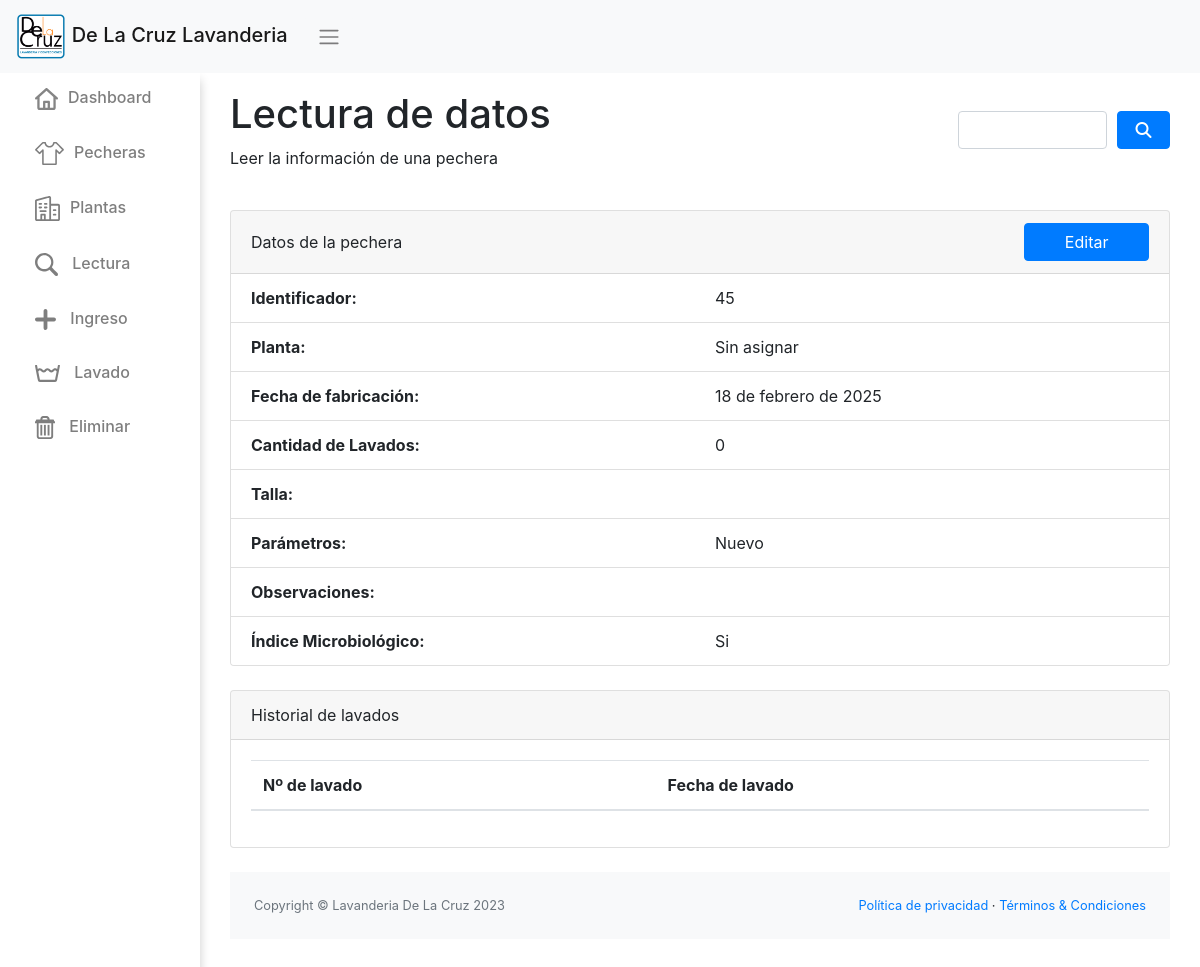
/lectura/?id=45, run on the app's committed database.
### app/models.py (models this page shows, shortened)
class Pechera(models.Model):
    id_pechera = models.CharField(max_length=100, unique=True)
    fecha_fabricacion = models.DateField(null=True)
    talla = models.CharField(max_length=5)
    cantidad_lavados = models.IntegerField(default=0)
    observaciones = models.CharField(max_length=500, blank=True)
    planta = models.IntegerField (choices=PLANTAS_CHOICES,default=1)
    parameters = models.CharField(max_length=50, choices=PARAMETERS_CHOICES, default='1')
    indice_microbiologico = models.CharField(max_length=2, choices=OPCIONES_INDICE, default='Si', verbose_name="Índice Microbiológico")
    eliminada = models.BooleanField(default=False)

### app/views.py (the view)
# urls.py: path('lectura/', lectura, name="lectura" ),
def lectura(request):
    pechera = None  # Inicialmente, no se muestra ninguna pechera
    lista_lavados = None  # Inicialmente, no se muestra ninguna pechera
    if request.method == 'GET':
        id_pechera = request.GET.get("id")
        pechera = Pechera.objects.filter(id_pechera=id_pechera).first()
        lista_lavados = Lavado.objects.filter(id_pechera=id_pechera)[:]
        if pechera:
            if pechera.eliminada:
                return redirect('lectura_alerta')
    context = {'pechera': pechera, "lista_lavados":lista_lavados}
    return render(request, 'app/lectura.html', context)

### app/templates/app/lectura.html (shortened to what this page needs)
{% extends 'app/base.html' %}
{% load static %}
{% block contenido %}
<div>
  <div class="row" style="display: flex;  align-items: center;">
    <div class="col-sm-9 mb-3">
      <h1>Lectura de datos</h1>
      <Spam>Leer la información de una pechera</Spam>
    </div>
    <div class="col-sm-3 mb-3" >
      <form method="post" action="{% url 'buscar_pechera' %}" style="display: flex">
        <input type="text" id="codigo" name="codigo" class="form-control" autofocus>
        <button type="submit" class="btn btn-primary btn-block" style="flex: 1 0 25%; margin-left: 10px; ">
          <span class="fa fa-search" aria-hidden="true"></span>
        </button>
      </form>
    </div>
  </div><br>
  <div class="card" >
    <div class="card-header">
      <div class="row" style="display: flex; justify-content: center; align-items: center;">
        <div class="col-sm-10">Datos de la pechera</div>
        <div class="col-sm-2">{% if pechera %}<a class="btn btn-primary btn-block" href="{% url 'editar' %}?id={{pechera.id_pechera|urlencode}}" role="button" style="margin-left: auto;" id="hide-mobile">Editar</a>{% endif %}</div>
      </div>
    </div>
    <ul class="list-group list-group-flush">
      <li class="list-group-item"><div class="row"><div class="col-sm"><b>Identificador:</b></div><div class="col-sm">{{ pechera.id_pechera }}</div></div></li>
      <li class="list-group-item"><div class="row"><div class="col-sm"><b>Planta:</b></div><div class="col-sm">{{ pechera.get_planta_display }}</div></div></li>
      <li class="list-group-item"><div class="row"><div class="col-sm"><b>Fecha de fabricación:</b></div><div class="col-sm">{{ pechera.fecha_fabricacion }}</div></div></li>
      <li class="list-group-item"><div class="row"><div class="col-sm"><b>Cantidad de Lavados:</b></div><div class="col-sm">{{ pechera.cantidad_lavados }}</div></div></li>
      <li class="list-group-item"><div class="row"><div class="col-sm"><b>Talla:</b></div><div class="col-sm">{{ pechera.talla }}</div></div></li>
      <li class="list-group-item"><div class="row"><div class="col-sm"><b>Parámetros:</b></div><div class="col-sm">{{ pechera.get_parameters_display }}</div></div></li>
      <li class="list-group-item"><div class="row"><div class="col-sm"><b>Observaciones:</b></div><div class="col-sm">{{ pechera.observaciones }}</div></div></li>
      <li class="list-group-item"><div class="row"><div class="col-sm"><b>Índice Microbiológico:</b></div><div class="col-sm">{{ pechera.indice_microbiologico }}</div></div></li>
    </ul>
  </div>
  <br>
  {% if pechera %}
  <div class="card">
    <div class="card-header" style="display: flex;  align-items: center; justify-content: space-between">
      Historial de lavados
    </div>
    <div class="card-body">
      <table class="table table-responsive-sm table-fluid">
        <thead>
          <tr>
            <th>Nº de lavado</th>
            <th>Fecha de lavado</th>
          </tr>
        </thead>
      </table>
    </div>
  </div>
  <br>
  {% endif %}
</div>
{% endblock %}

### app/static/app/css/style.css (style rules this page uses)
body { margin: 0; padding: 0; }
@media only screen and (min-device-width: 481px) { #hide-mobile { display: block; } }

### data on the page
Pechera: id_pechera "45", planta "Sin asignar", fecha_fabricacion "18 de febrero de 2025", cantidad_lavados "0", parameters "Nuevo", indice_microbiologico "Si"
